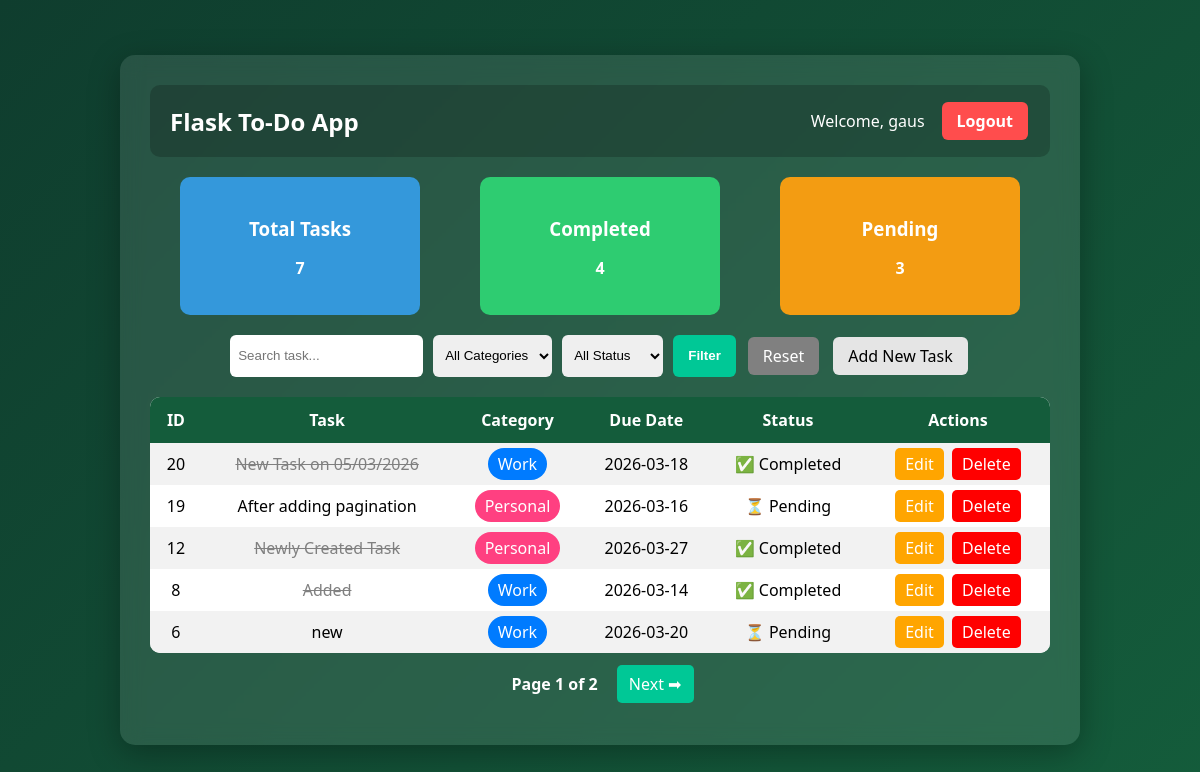
/ (signed in), run on an earlier commit of the app's database.
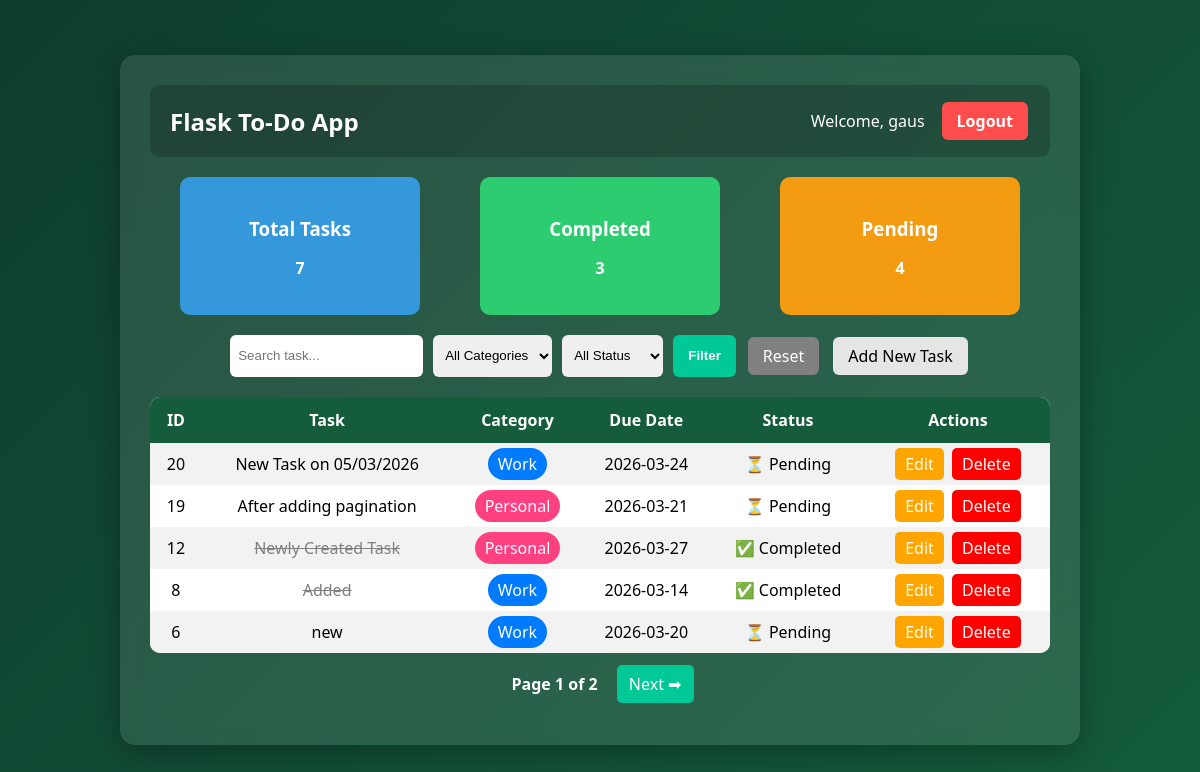
And on a later commit of the database.
### app.py (models this page shows)
class User(db.Model, UserMixin):
    id = db.Column(db.Integer, primary_key=True)
    username = db.Column(db.String(100), unique=True, nullable=False)
    password = db.Column(db.String(200), nullable=False)
    tasks = db.relationship('Todo', backref='owner', lazy=True)

class Todo(db.Model):
    id = db.Column(db.Integer, primary_key=True)
    title = db.Column(db.String(200), nullable=False)
    category = db.Column(db.String(50), nullable=False)  # Work / Personal
    due_date = db.Column(db.Date, nullable=False)
    completed = db.Column(db.Boolean, default=False)
    user_id = db.Column(db.Integer, db.ForeignKey('user.id'), nullable=False)

### app.py (the view)
@app.route('/')
@login_required
def index():
    page = request.args.get('page', 1, type=int)
    category = request.args.get('category')
    status = request.args.get('status')
    search = request.args.get('search')
    query = Todo.query.filter_by(user_id=current_user.id)
    if category and category != "All":
        query = query.filter(Todo.category == category)
    if status == "Completed":
        query = query.filter(Todo.completed == True)
    elif status == "Pending":
        query = query.filter(Todo.completed == False)
    if search:
        query = query.filter(Todo.title.ilike(f"%{search}%"))
    pagination = query.order_by(Todo.id.desc()).paginate(
        page=page,
        per_page=5
    )
    tasks = pagination.items
    total_tasks = Todo.query.filter_by(user_id=current_user.id).count()
    completed_tasks = Todo.query.filter_by(user_id=current_user.id, completed=True).count()
    pending_tasks = Todo.query.filter_by(user_id=current_user.id, completed=False).count()
    today = date.today()
    overdue_count = 0
    for task in tasks:
        if task.due_date and task.due_date < today and task.completed != "Completed":
            overdue_count += 1
    return render_template(
        'index.html',
        tasks=tasks,
        pagination=pagination,
        total_tasks=total_tasks,
        completed_tasks=completed_tasks,
        pending_tasks=pending_tasks,
        overdue_count=overdue_count
    )

### app.py (called while the page is built)
@login_manager.user_loader
def load_user(user_id):
    return User.query.get(int(user_id))

### templates/index.html (shortened to what this page needs)
{% extends 'base.html' %}
{% block content %}
<div class="dashboard">
    <div class="card total">
        <h3>Total Tasks</h3>
        <p>{{ total_tasks }}</p>
    </div>
    <div class="card completed">
        <h3>Completed</h3>
        <p>{{ completed_tasks }}</p>
    </div>
    <div class="card pending">
        <h3>Pending</h3>
        <p>{{ pending_tasks }}</p>
    </div>
</div>
<form method="GET" class="filter-form">
    <input type="text" name="search" placeholder="Search task..."
           value="{{ request.args.get('search', '') }}">
    <select name="category">
        <option value="All">All Categories</option>
    </select>
    <select name="status">
        <option value="">All Status</option>
    </select>
    <button type="submit">Filter</button>
    <a href="{{ url_for('index') }}" class="reset-btn">Reset</a>
    <a href="{{ url_for('add_task') }}" class="add-btn">Add New Task</a>
</form>
<table>
    <tr>
        <th>ID</th>
        <th>Task</th>
        <th>Category</th>
        <th>Due Date</th>
        <th>Status</th>
        <th>Actions</th>
    </tr>
    {% for task in tasks %}
    <tr>
    <td>{{ task.id }}</td>
    <td class="{% if task.completed %}completed-task{% endif %}">
        {{ task.title }}
    </td>
    <td>
        {% if task.category == "Work" %}
            <span class="work">Work</span>
        {% else %}
            <span class="personal">Personal</span>
        {% endif %}
    </td>
    <td>{{ task.due_date }}</td>
    <td>
        {% if task.completed %}
            ✅ Completed
        {% else %}
            ⏳ Pending
        {% endif %}
    </td>
    <td>
        <a href="/edit/{{ task.id }}">Edit</a>
        <a href="/delete/{{ task.id }}">Delete</a>
    </td>
</tr>
    {% endfor %}
</table>
<div class="pagination">
    <span>
        Page {{ pagination.page }} of {{ pagination.pages }}
    </span>
    {% if pagination.has_next %}
        <a href="{{ url_for('index', page=pagination.next_num) }}">
            Next ➡
        </a>
    {% endif %}
</div>
{% endblock %}

### templates/base.html (shortened to what this page needs)
<!DOCTYPE html>
<html>
<head>
    <link rel="stylesheet" href="{{ url_for('static', filename='style.css') }}">
</head>
<body>
    <div class="container">
        <div class="navbar">
    <h1 class="logo">Flask To-Do App</h1>
    {% if current_user.is_authenticated %}
        <div class="user-section">
            <span class="welcome">Welcome, {{ current_user.username }}</span>
            <a href="{{ url_for('logout') }}" class="logout-btn">Logout</a>
        </div>
    {% endif %}
</div>
        {% block content %}{% endblock %}
    </div>
</body>
</html>

### static/style.css (style rules this page uses)
body { margin: 0; font-family: 'Segoe UI', sans-serif; background: linear-gradient(135deg, #0f3d2e, #145c3b); display: flex; justify-content: center; align-items: center; min-height: 100vh; }
.container { width: 80%; max-width: 900px; background: rgba(255, 255, 255, 0.1); backdrop-filter: blur(10px); padding: 30px; border-radius: 15px; color: white; box-shadow: 0 8px 32px rgba(0,0,0,0.3); }
h1 { text-align: center; margin-bottom: 20px; }
form { display: flex; gap: 10px; flex-wrap: wrap; justify-content: center; margin-bottom: 20px; }
input, select { padding: 10px; border-radius: 8px; border: none; outline: none; }
button { padding: 10px 15px; border-radius: 8px; border: none; cursor: pointer; font-weight: bold; transition: 0.3s ease; }
button[type="submit"] { background-color: #00c896; color: white; }
table { width: 100%; border-collapse: collapse; background: white; color: black; border-radius: 10px; overflow: hidden; }
th { background: #145c3b; color: white; padding: 12px; }
td { padding: 10px; text-align: center; }
tr:nth-child(even) { background: #f2f2f2; }
.work { background-color: #007bff; color: white; padding: 5px 10px; border-radius: 20px; }
.personal { background-color: #ff4081; color: white; padding: 5px 10px; border-radius: 20px; }
.completed-task { text-decoration: line-through; color: gray; }
a { text-decoration: none; padding: 5px 10px; border-radius: 5px; margin: 2px; }
a[href*="edit"] { background: orange; color: white; }
a[href*="delete"] { background: red; color: white; }
.navbar { display: flex; justify-content: space-between; align-items: center; padding: 15px 20px; background: rgba(0, 0, 0, 0.2); border-radius: 10px; margin-bottom: 20px; }
.logo { margin: 0; font-size: 24px; }
.user-section { display: flex; align-items: center; gap: 15px; }
.welcome { font-weight: 500; }
.logout-btn { padding: 8px 15px; background: #ff4d4d; color: white; text-decoration: none; border-radius: 6px; font-weight: bold; transition: 0.3s ease; }
.filter-form { display: flex; gap: 10px; flex-wrap: wrap; margin-bottom: 20px; justify-content: center; }
.filter-form input, .filter-form select { padding: 8px; border-radius: 6px; border: none; }
.filter-form button { background: #00c896; color: white; border: none; padding: 8px 15px; border-radius: 6px; cursor: pointer; }
.reset-btn { background: gray; color: white; padding: 8px 15px; border-radius: 6px; text-decoration: none; }
.dashboard { display: flex; justify-content: space-around; margin: 20px 0; flex-wrap: wrap; }
.card { width: 200px; padding: 20px; border-radius: 10px; text-align: center; color: white; font-weight: bold; }
.card h3 { margin-bottom: 10px; }
.total { background: #3498db; }
.completed { background: #2ecc71; }
.pending { background: #f39c12; }
.pagination { margin: 20px 0; text-align: center; }
.pagination a { padding: 8px 12px; background: #00c896; color: white; text-decoration: none; border-radius: 5px; margin: 0 5px; }
.pagination span { margin: 0 10px; font-weight: bold; }
.add-btn { background:#e5e5e5; padding:8px 15px; border-radius:6px; text-decoration:none; font-weight:400; color:black; }

What changed in the data, as far as the page shows it:
changed Todo "New Task on 05/03/2026": due_date "2026-03-18" → "2026-03-24"; completed "✅ Completed" → "⏳ Pending"
changed Todo "After adding pagination": due_date "2026-03-16" → "2026-03-21"
Also different on the page:
{{ completed_tasks }}: "4" → "3"
{{ pending_tasks }}: "3" → "4"
